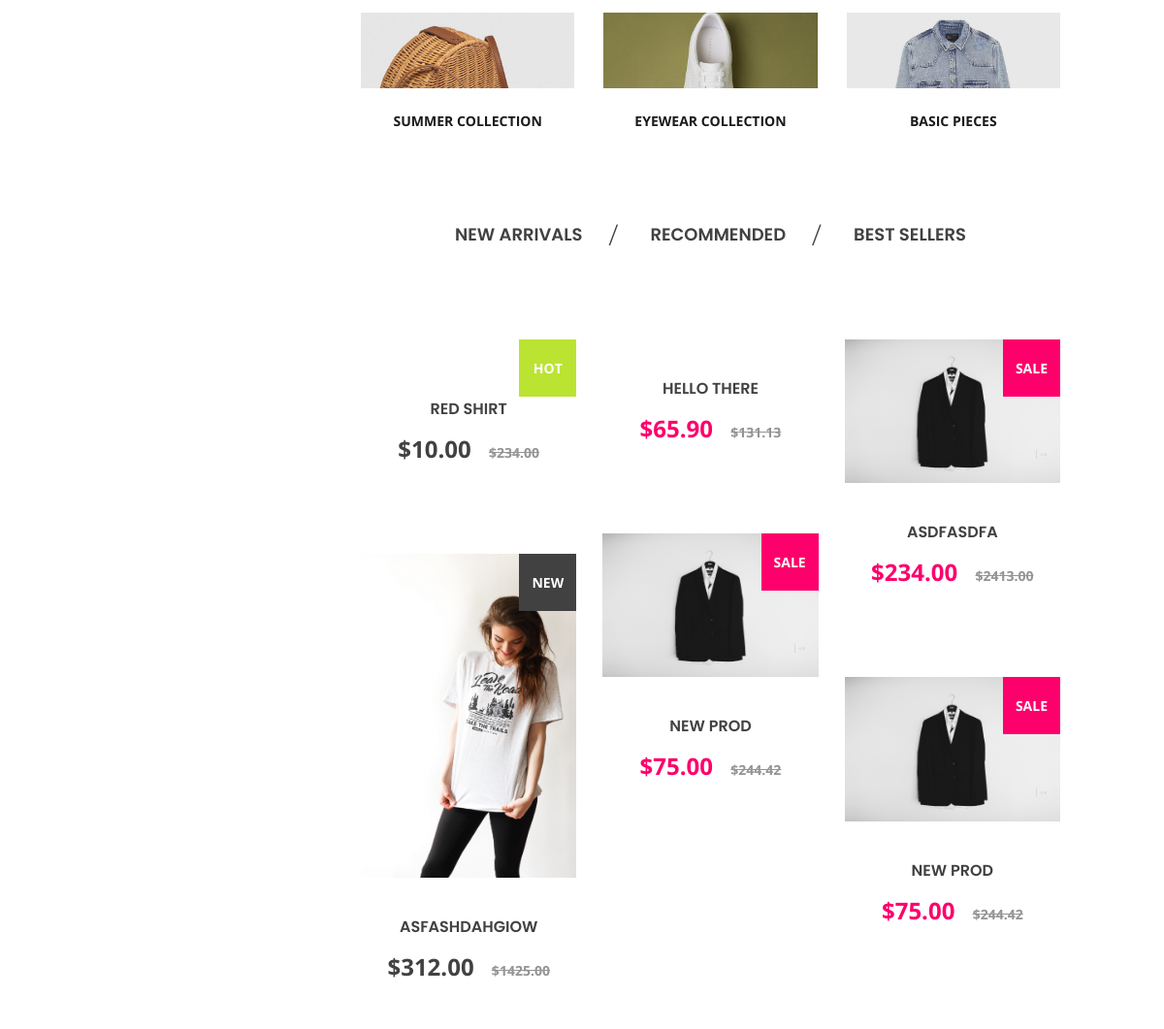
Before: / (middle part) with the older database file.
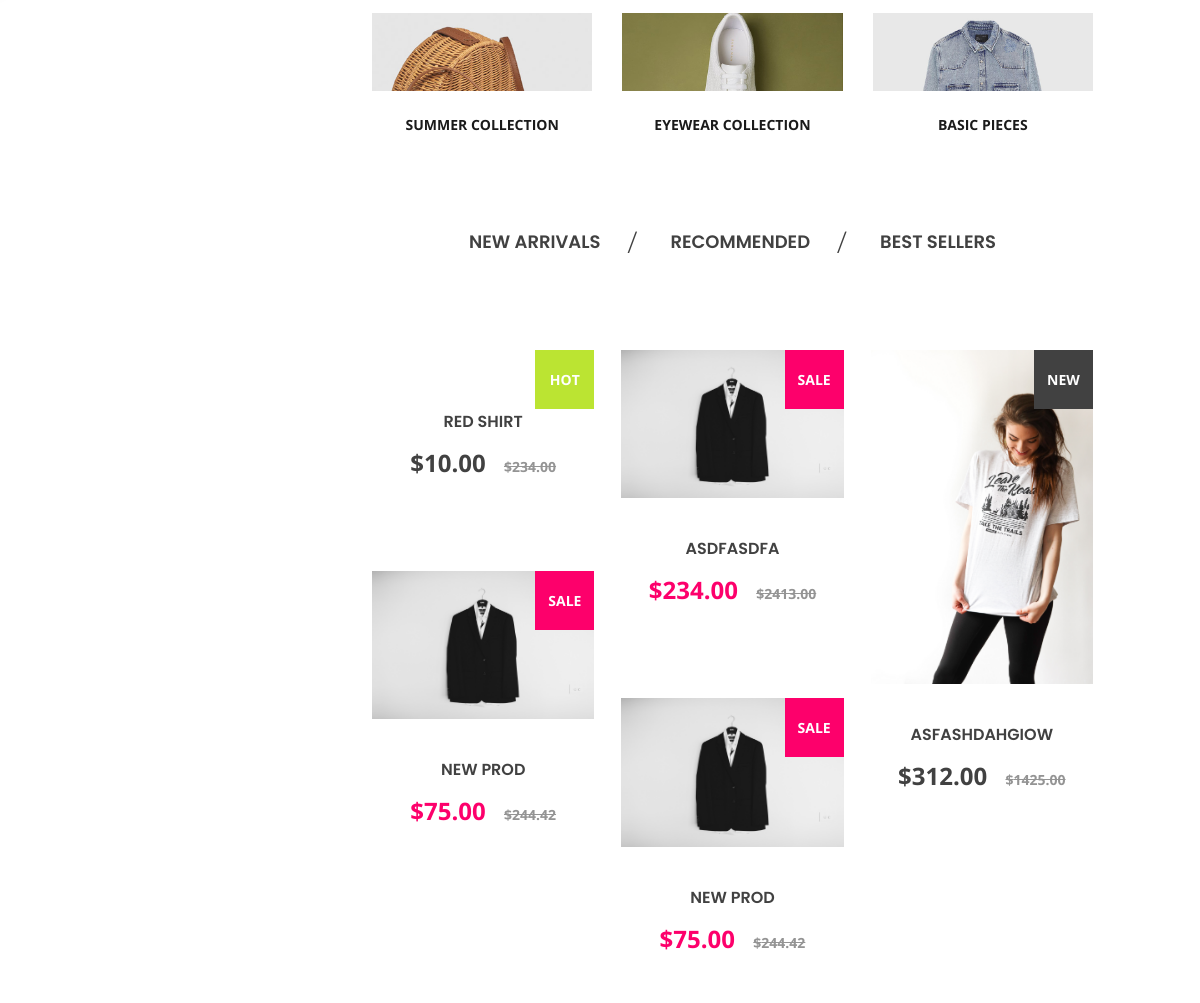
After: the same page with the newer database file.
### shop/models.py (models this page shows, shortened)
class Item(models.Model):
    user = models.ForeignKey(settings.AUTH_USER_MODEL,
                             on_delete=models.CASCADE)
    title = models.CharField(max_length=100)
    price = models.DecimalField(max_digits=10,decimal_places=2)
    discount_price = models.DecimalField(max_digits=10,decimal_places=2,null=True, blank=True, verbose_name='discount price')
    category = models.CharField(choices=CATEGORY_CHOICES, default=None, max_length=5)
    sub_category = models.CharField(choices=SUB_CATEGORY, default=None, max_length=6)
    label = models.CharField(choices=LABELS,default=None, null=True,
                             blank=True, max_length=4)
    description = models.CharField(max_length=2000)
    slug = models.SlugField()
    def get_absolute_url(self):
        return reverse("shop:product", kwargs={
            'pk': self.id,
            'slug': self.slug
        })

class ItemImages(models.Model):
    item = models.ForeignKey(Item, on_delete=models.CASCADE)
    image = models.ImageField(upload_to='shop/product_images', blank=True, null=True, verbose_name="")

### shop/views.py (the view)
# urls.py: path('', views.HomeView.as_view(), name='index'),
class HomeView(ListView):
    model = Item
    paginate_by = 15
    template_name = 'index.html'

### templates/index.html (shortened to what this page needs)
{% extends 'base.html' %}
{% load static %}
{% block head %}
<link rel="stylesheet" type="text/css" href="{% static 'css/main_styles.css' %}">
<link rel="stylesheet" type="text/css" href="{% static 'css/responsive.css' %}">
{% endblock %}
{% block content %}
<div class="boxes">
	<div class="section_container">
		<div class="container">
			<div class="row">
				<div class="col-lg-4 box_col">
					<div class="box">
						<div class="box_image"><img src="{% static 'images/box_1.jpg' %}" alt=""></div>
						<div class="box_title trans_200"><a href="categories">summer collection</a></div>
					</div>
				</div>
				<div class="col-lg-4 box_col">
					<div class="box">
						<div class="box_image"><img src="{% static 'images/box_2.jpg' %}" alt=""></div>
						<div class="box_title trans_200"><a href="categories">eyewear collection</a></div>
					</div>
				</div>
				<div class="col-lg-4 box_col">
					<div class="box">
						<div class="box_image"><img src="{% static 'images/box_3.jpg' %}" alt=""></div>
						<div class="box_title trans_200"><a href="categories">basic pieces</a></div>
					</div>
				</div>
			</div>
		</div>
	</div>
</div>
<div class="categories">
	<div class="section_container">
		<div class="container">
			<div class="row">
				<div class="col text-center">
					<div class="categories_list_container">
						<ul class="categories_list d-flex flex-row align-items-center justify-content-start">
							<li><a href="categories">new arrivals</a></li>
							<li><a href="categories">recommended</a></li>
							<li><a href="categories">best sellers</a></li>
						</ul>
					</div>
				</div>
			</div>
		</div>
	</div>
</div>
<div class="products">
	<div class="section_container">
		<div class="container">
			<div class="row">
				<div class="col">
					<div class="products_container grid">
						{% for every in object_list %}
						<div class="product grid-item {{ every.get_label_display }}">
							<div class="product_inner">
								<a href="{{ every.get_absolute_url }}">
									{% for each in every.itemimages_set.all %}
									{% if forloop.counter == 1 %}
									<div class="product_image">
										<img src="{{each.image.url}}" alt="">
										<div class="product_tag">{{ every.get_label_display }}</div>
									</div>
									{% endif %}
									{% endfor %}
									<div class="product_content text-center">
										<div class="product_title"><a
												href="{{ every.get_absolute_url }}">{{ every.title }}</a></div>
										{% if every.discount_price %}
										<div class="product_price">${{ every.discount_price }}
											<span><del>${{ every.price }}</del></span>
										</div>
										{% else %}
										<div class="product_price">${{ every.price }}</div>
										{% endif %}
								</a>
							</div>
						</div>
					</div>
					{% endfor %}
				</div>
			</div>
{% endblock %}

Changed rows visible on the page:
removed Item: title "HELLO THERE", discount_price "65.90", price "131.13"
